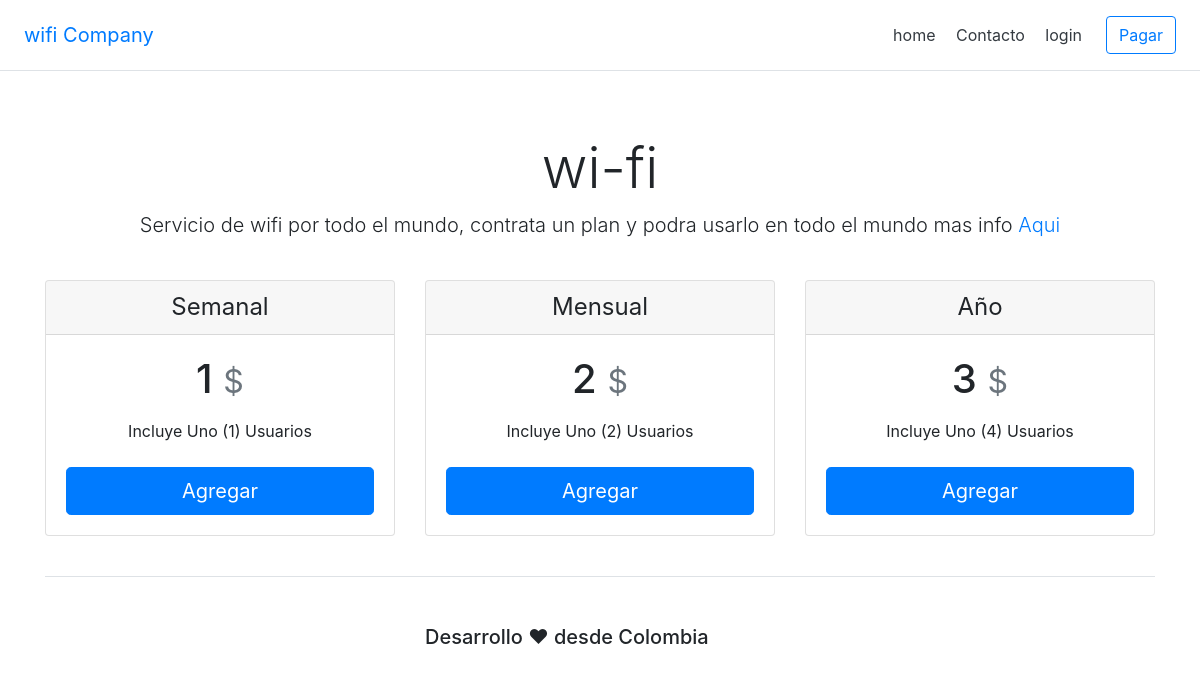
Page /index.php/home on the committed database.
### tables this page shows
CREATE TABLE `plans` (
  `IdPlans` int(2) NOT NULL,
  `Name` varchar(15) NOT NULL,
  `Cost` int(8) NOT NULL,
  `Includ` varchar(40) NOT NULL
);

### application/controllers/Home.php (called while the page is built, shortened)
<?php
class Home extends CI_Controller {
	public function __construct(){
        $this->load->helper('url');
        $this->load->library('session');
	}
	public function index()
	{
		$this->load->model('home_model');
		if($this->session->userdata('shopping')){
			$data['shopping'] = count(explode(',',$this->session->userdata('shopping')['0']));
		}
		else{
			$data['shopping']= 0;
		}
		$data['GetPlans']=$this->home_model->GetPlans();
		$this->load->view('home',$data);
	}
}

### index.php (called while the page is built, shortened)
<?php
require_once BASEPATH.'core/CodeIgniter.php';

### application/models/Home_model.php (called while the page is built, shortened)
<?php
class Home_model extends CI_Model{
	public function GetPlans(){
		$sql=" SELECT * FROM `plans` ";
		$query=$this->db->query($sql);
		return $query->result_array();
	}
}

### application/views/home.php (the view, shortened to what this page needs)
<?php
 include 'include/head.php';
?>
<div class="pricing-header px-3 py-3 pt-md-5 pb-md-4 mx-auto text-center">
  <h1 class="display-4">wi-fi</h1>
  <p class="lead">Servicio de wifi por todo el mundo, contrata un plan y podra usarlo en todo el mundo mas info<a href="#"> Aqui</a></p>
</div>
<div class="container">
  <div class="card-deck mb-3 text-center">
<?php
      foreach ($GetPlans as $key => $value) {
?>
      <div class="card mb-4 shadow-sm">
          <div class="card-header">
            <h4 class="my-0 font-weight-normal"><?php echo $value['Name'] ?></h4>
          </div>
          <div class="card-body">
            <h1 class="card-title pricing-card-title"><?php echo $value['Cost'] ?> <small class="text-muted">$</small></h1>
            <ul class="list-unstyled mt-3 mb-4">
              <li><?php echo $value['Includ'] ?></li>
            </ul>
            <button onclick="AddProduct(<?php echo  $value['IdPlans']; ?>)" type="button" class="btn btn-lg btn-block btn-primary">Agregar</button>
          </div>
      </div>
<?php
      }
?>
  </div>
</div>
<?php
 include 'include/footer.php';
 include 'include/end.php';
?>

### rows in the picture
plans: Name "Semanal", Cost "1", Includ "Incluye Uno (1) Usuarios"
plans: Name "Mensual", Cost "2", Includ "Incluye Uno (2) Usuarios"
plans: Name "Año", Cost "3", Includ "Incluye Uno (4) Usuarios"
